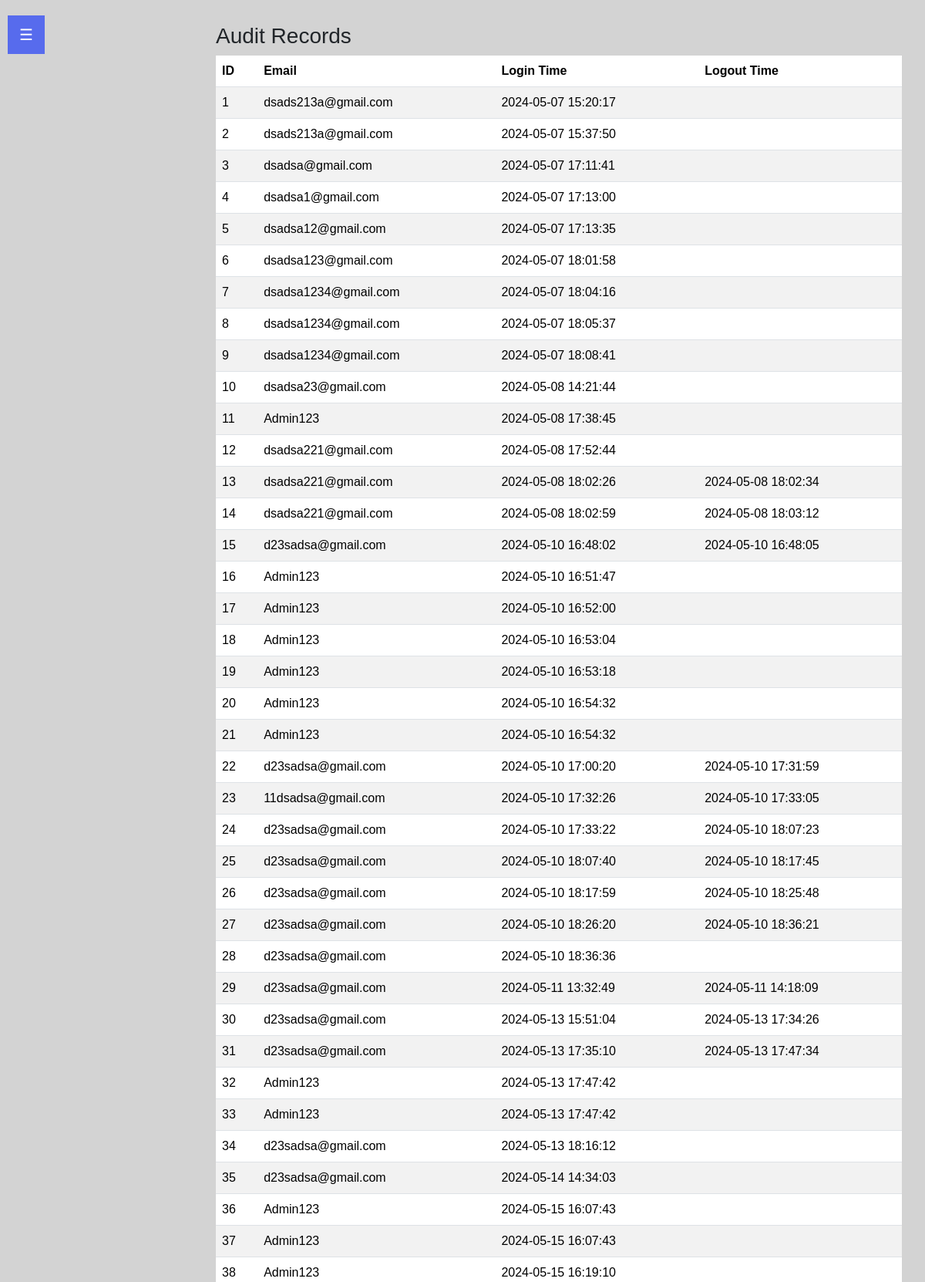
The app's page /ram/audit.php (signed in, upper part) with its own data.
### tables this page shows
CREATE TABLE `audit` (
  `audit_id` int(50) NOT NULL,
  `email` varchar(250) NOT NULL,
  `logintime` varchar(50) NOT NULL,
  `logouttime` varchar(50) NOT NULL,
  `fk_idusers` varchar(50) NOT NULL
);

### ram/audit.php (the view, shortened to what this page needs)
<?php
include 'config/connection.php';
?>
<!DOCTYPE html>
<html lang="en">
<head>
    <link href="https://cdn.jsdelivr.net/npm/bootstrap@5.3.3/dist/css/bootstrap.min.css" rel="stylesheet">
    <link rel="stylesheet" href="https://cdnjs.cloudflare.com/ajax/libs/font-awesome/5.15.4/css/all.min.css">
    <link rel="stylesheet" href="https://cdn.jsdelivr.net/npm/sweetalert2@11/dist/sweetalert2.min.css">
</head>
<body>
    <div class="sidebar">
        <nav class="sidenav" id="mySidenav">
            <button class="openbtn" onclick="toggleNav()">☰</button>
        </nav>
    </div>
    <div class="content">
        <h3>Audit Records</h3>
        <table class="table table-striped">
            <thead class="custom-thead">
                <tr>
                    <th>ID</th>
                    <th>Email</th>
                    <th>Login Time</th>
                    <th>Logout Time</th>
                </tr>
            </thead>
            <tbody>
                <?php
                $sql = "SELECT * FROM audit";
                $result = $conn->query($sql);
                if ($result->num_rows > 0) {
                    while ($row = $result->fetch_assoc()) {
                        echo "<tr>";
                        echo "<td>" . $row["audit_id"] . "</td>";
                        echo "<td>" . $row["email"] . "</td>";
                        echo "<td>" . $row["logintime"] . "</td>";
                        echo "<td>" . $row["logouttime"] . "</td>";
                        echo "</tr>";
                    }
                } else {
                    echo "<tr><td colspan='4'>No audit records found</td></tr>";
                }
                ?>
            </tbody>
        </table>
    </div>
</body>
</html>

### ram/audit.php (style rules this page uses)
body { font-family: Arial, sans-serif; background-color: LightGray; }
.sidenav { height: 100%; width: 0; position: fixed; z-index: 1; top: 0; left: 0; background-color: rgb(87 107 237); overflow-x: hidden; padding-top: 20px; transition: 0.5s; }
.content { margin-left: 250px; padding: 30px; }
.openbtn { font-size: 20px; cursor: pointer; background-color: rgb(87 107 237); color: white; padding: 10px 15px; border: none; position: fixed; top: 20px; left: 10px; z-index: 2; }

### records on screen
audit: audit_id "1", email "dsads213a@gmail.com", logintime "2024-05-07 15:20:17"
audit: audit_id "2", email "dsads213a@gmail.com", logintime "2024-05-07 15:37:50"
audit: audit_id "3", email "dsadsa@gmail.com", logintime "2024-05-07 17:11:41"
audit: audit_id "4", email "dsadsa1@gmail.com", logintime "2024-05-07 17:13:00"
audit: audit_id "5", email "dsadsa12@gmail.com", logintime "2024-05-07 17:13:35"
audit: audit_id "6", email "dsadsa123@gmail.com", logintime "2024-05-07 18:01:58"
audit: audit_id "7", email "dsadsa1234@gmail.com", logintime "2024-05-07 18:04:16"
audit: audit_id "8", email "dsadsa1234@gmail.com", logintime "2024-05-07 18:05:37"
audit: audit_id "9", email "dsadsa1234@gmail.com", logintime "2024-05-07 18:08:41"
audit: audit_id "10", email "dsadsa23@gmail.com", logintime "2024-05-08 14:21:44"
audit: audit_id "11", email "Admin123", logintime "2024-05-08 17:38:45"
audit: audit_id "12", email "dsadsa221@gmail.com", logintime "2024-05-08 17:52:44"
audit: audit_id "13", email "dsadsa221@gmail.com", logintime "2024-05-08 18:02:26", logouttime "2024-05-08 18:02:34"
audit: audit_id "14", email "dsadsa221@gmail.com", logintime "2024-05-08 18:02:59", logouttime "2024-05-08 18:03:12"
audit: audit_id "15", email "d23sadsa@gmail.com", logintime "2024-05-10 16:48:02", logouttime "2024-05-10 16:48:05"
audit: audit_id "16", email "Admin123", logintime "2024-05-10 16:51:47"
audit: audit_id "17", email "Admin123", logintime "2024-05-10 16:52:00"
audit: audit_id "18", email "Admin123", logintime "2024-05-10 16:53:04"
audit: audit_id "19", email "Admin123", logintime "2024-05-10 16:53:18"
audit: audit_id "20", email "Admin123", logintime "2024-05-10 16:54:32"
audit: audit_id "21", email "Admin123", logintime "2024-05-10 16:54:32"
audit: audit_id "22", email "d23sadsa@gmail.com", logintime "2024-05-10 17:00:20", logouttime "2024-05-10 17:31:59"
audit: audit_id "23", email "11dsadsa@gmail.com", logintime "2024-05-10 17:32:26", logouttime "2024-05-10 17:33:05"
audit: audit_id "24", email "d23sadsa@gmail.com", logintime "2024-05-10 17:33:22", logouttime "2024-05-10 18:07:23"
audit: audit_id "25", email "d23sadsa@gmail.com", logintime "2024-05-10 18:07:40", logouttime "2024-05-10 18:17:45"
audit: audit_id "26", email "d23sadsa@gmail.com", logintime "2024-05-10 18:17:59", logouttime "2024-05-10 18:25:48"
audit: audit_id "27", email "d23sadsa@gmail.com", logintime "2024-05-10 18:26:20", logouttime "2024-05-10 18:36:21"
audit: audit_id "28", email "d23sadsa@gmail.com", logintime "2024-05-10 18:36:36"
audit: audit_id "29", email "d23sadsa@gmail.com", logintime "2024-05-11 13:32:49", logouttime "2024-05-11 14:18:09"
audit: audit_id "30", email "d23sadsa@gmail.com", logintime "2024-05-13 15:51:04", logouttime "2024-05-13 17:34:26"
audit: audit_id "31", email "d23sadsa@gmail.com", logintime "2024-05-13 17:35:10", logouttime "2024-05-13 17:47:34"
audit: audit_id "32", email "Admin123", logintime "2024-05-13 17:47:42"
audit: audit_id "33", email "Admin123", logintime "2024-05-13 17:47:42"
audit: audit_id "34", email "d23sadsa@gmail.com", logintime "2024-05-13 18:16:12"
audit: audit_id "35", email "d23sadsa@gmail.com", logintime "2024-05-14 14:34:03"
audit: audit_id "36", email "Admin123", logintime "2024-05-15 16:07:43"
audit: audit_id "37", email "Admin123", logintime "2024-05-15 16:07:43"
audit: audit_id "38", email "Admin123", logintime "2024-05-15 16:19:10"
